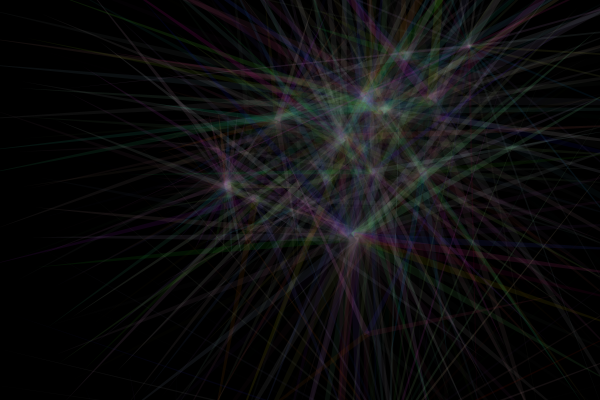
Frame 1 (no input)
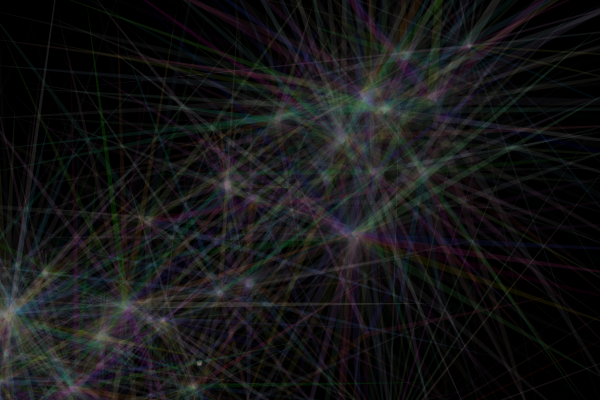
Frame 2 (the mouse pressed at the canvas centre, redrawn once)

The Processing sketch that drew these frames (run headless with seeded random() and noise(); the mouse was pressed at the canvas centre and the sketch redrawn once):

// Processing sketch: star
// ── star.pde
//Built from scratch, but inspired by NodeBox "StarFun"

float b; //Base value
float h; //Height value
float xb; //X location first base vertex
float xb2; //X location 2nd base vertex
float xh; //X location height vertex, (average xb1, xb2)
float yb; //Y location for both base vertices
float yh; //Y location for height vertex
float r; // Rotation
float deg; // Degrees to radians
float numStars = random(100); // Set range for number of stars
float points; // Set point range on stars

void setup() {
size (600, 400);
smooth();
colorMode(HSB);
background(0);
noStroke();
//stroke(0,50);
}

void draw() {

translate(width/2, height/2); //Move origin to center of window

//Outer loop resets conditions for each star creation
for (int n =0; n < numStars; n++) {
  points = int(random(2,75));
  deg = 360;
  r = radians(deg/points); //Rotation in radians, converted from degrees
  //fill(random(255),random(255),random(255),random(50,100)); //RGB all random
  fill(random(204,255),random(100,255),random(51,153),random(10,25)); //HSB modified from NodeBox
  //Turn opacity way down for very cool nebula effect.

  translate(random(-100,100), random(-100,100)); //Random scatter. Turn off for starburst
  rotate(random(-3,3));

  // Parameters for building an isosceles triangle
  b = random(1,5);
  h = random(500);
  xb = 0 - b; // Locate near origin to facilitate rotation
  xb2 = xb + (b * 2);
  xh = (xb + xb2)/2; //average distance between base points
  yb = 0;
  yh = yb - h;

  //Inside loop makes a star from iso triangles
  for (int i = 0; i < points; i++) {
    //translate(0,10); // Just for kicks. Have fun with these values
    rotate(r);
   fill(random(255),random(255),random(255),random(15,30)); //Different RGB iso
    triangle(xb, yb, xh, yh, xb2, yb);
  }
}
noLoop();
}
void mousePressed() {
  background(0);
  loop();
}
